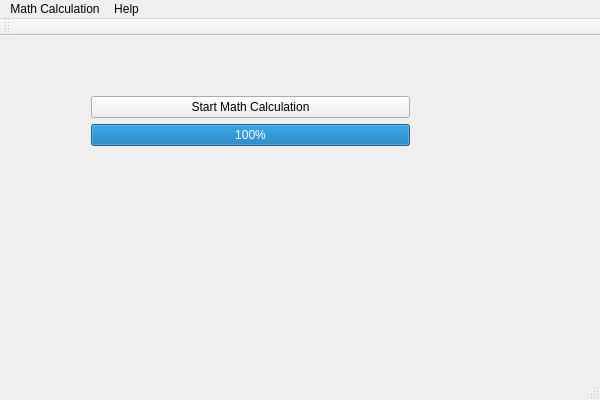
<?xml version="1.0" encoding="UTF-8"?>
<ui version="4.0">
 <class>MainWindow</class>
 <widget class="QMainWindow" name="MainWindow">
  <property name="geometry">
   <rect>
    <x>0</x>
    <y>0</y>
    <width>600</width>
    <height>400</height>
   </rect>
  </property>
  <property name="windowTitle">
   <string>Math - математический расчет</string>
  </property>
  <widget class="QWidget" name="centralWidget">
   <widget class="QWidget" name="verticalLayoutWidget">
    <property name="geometry">
     <rect>
      <x>80</x>
      <y>49</y>
      <width>341</width>
      <height>201</height>
     </rect>
    </property>
    <layout class="QVBoxLayout" name="verticalLayout">
     <item>
      <widget class="QPushButton" name="pushBtnStart">
       <property name="text">
        <string>Start Math Calculation</string>
       </property>
      </widget>
     </item>
     <item>
      <widget class="QProgressBar" name="progressBar">
       <property name="value">
        <number>100</number>
       </property>
      </widget>
     </item>
     <item>
      <widget class="QLabel" name="labelMode">
       <property name="font">
        <font>
         <pointsize>10</pointsize>
         <weight>75</weight>
         <bold>true</bold>
        </font>
       </property>
       <property name="text">
        <string/>
       </property>
      </widget>
     </item>
     <item>
      <widget class="QLabel" name="labelTime">
       <property name="font">
        <font>
         <pointsize>10</pointsize>
         <weight>75</weight>
         <bold>true</bold>
        </font>
       </property>
       <property name="text">
        <string/>
       </property>
      </widget>
     </item>
    </layout>
   </widget>
  </widget>
  <widget class="QMenuBar" name="menuBar">
   <property name="geometry">
    <rect>
     <x>0</x>
     <y>0</y>
     <width>600</width>
     <height>21</height>
    </rect>
   </property>
   <widget class="QMenu" name="menuMath_Calculation">
    <property name="title">
     <string>Math Calculation</string>
    </property>
    <addaction name="actionTest_Math_1"/>
    <addaction name="actionTest_Math_2"/>
    <addaction name="actionTest_Math_3"/>
    <addaction name="separator"/>
    <addaction name="actionExit"/>
   </widget>
   <widget class="QMenu" name="menuHelp">
    <property name="title">
     <string>Help</string>
    </property>
    <addaction name="actionAbout_Math"/>
   </widget>
   <addaction name="menuMath_Calculation"/>
   <addaction name="menuHelp"/>
  </widget>
  <widget class="QToolBar" name="mainToolBar">
   <attribute name="toolBarArea">
    <enum>TopToolBarArea</enum>
   </attribute>
   <attribute name="toolBarBreak">
    <bool>false</bool>
   </attribute>
  </widget>
  <widget class="QStatusBar" name="statusBar"/>
  <action name="actionTest_Math_1">
   <property name="text">
    <string>Test Math 1 (Native Compute)</string>
   </property>
  </action>
  <action name="actionTest_Math_2">
   <property name="text">
    <string>Test Math 2 (Floating Point)</string>
   </property>
  </action>
  <action name="actionTest_Math_3">
   <property name="text">
    <string>Test Math 3 (Trigonometry)</string>
   </property>
  </action>
  <action name="actionExit">
   <property name="text">
    <string>Exit</string>
   </property>
  </action>
  <action name="actionAbout_Math">
   <property name="text">
    <string>About Math...</string>
   </property>
  </action>
 </widget>
 <layoutdefault spacing="6" margin="11"/>
 <resources/>
 <connections/>
</ui>
